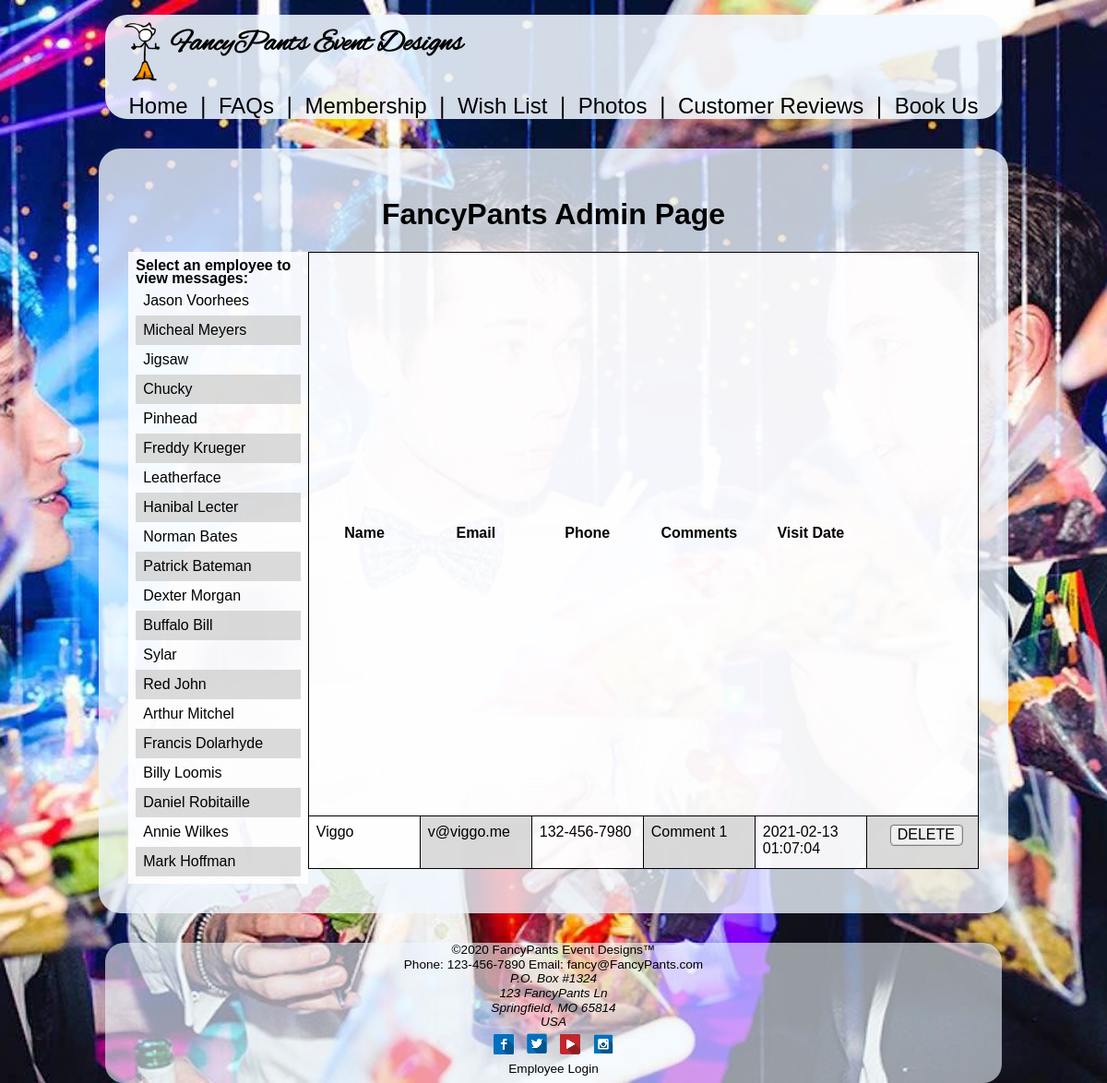
Screenshot of /pages/admin.php with the database file from the repository.
### tables this page shows
CREATE TABLE IF NOT EXISTS fancyPantsEmp (
	empID				INT				NOT NULL		PRIMARY KEY AUTO_INCREMENT,
    empName				VARCHAR(45)		NOT NULL
);

CREATE TABLE IF NOT EXISTS bookUs (
	refID				INT				NOT NULL		PRIMARY KEY AUTO_INCREMENT,
	name				VARCHAR(75)		NOT NULL,
	email				VARCHAR(75)		NOT NULL,
	phone				VARCHAR(75)		NOT NULL,
	comments			VARCHAR(500),
	visitDate			DATETIME		NOT NULL,
	empID				INT				NOT NULL
);

### model/admin_db.php (called while the page is built, shortened)
<?php
function listEmp () {
    $db = Database::getDB();
    $query = 'SELECT * FROM fancypantsemp ORDER BY empID;';
    $statement = $db->prepare($query);
    $statement->execute();
    $employees = $statement;
    return $employees;
}
function listComments ($emp_id) {
    $db = Database::getDB();
    $query2 = 'SELECT * FROM bookus WHERE bookus.empID = :empID ORDER BY visitDate;';
    $statement2 = $db->prepare($query2);
    $statement2->bindValue(':empID', $emp_id);
    $statement2->execute();
    $visitors = $statement2;
    return $visitors;
}
?>

### pages/admin.php (the view, shortened to what this page needs)
<?php
$action = filter_input(INPUT_POST, 'action');
if ($action == NULL) {
    $action = 'list-comments';
}
if ($action == 'list-comments') {
    $emp_id = filter_input(INPUT_GET, 'employee_id', FILTER_VALIDATE_INT);
    if ($emp_id == NULL || $emp_id == FALSE) {
        $emp_id = 1;
    }
    require_once('../model/admin_db.php');
    $employees = listEmp();
    $visitors = listComments($emp_id);
} else if ($action == 'delete-comments') {
    $visitor_id = filter_input(INPUT_POST, 'visitor_id', FILTER_VALIDATE_INT);
    require_once('../model/database.php');
    require_once('../model/admin_db.php');
    deleteComment($visitor_id);
    header("location: admin.php");
}
?>
<!DOCTYPE html>
<html lang="en" id="bookUs_page" class="html_back_img">
    <head>
        <link rel="stylesheet" href="../styles/normalize.css">
        <link rel="stylesheet" href="../styles/style.css">
        <link rel="stylesheet" href="../styles/admin.css">
    </head>
    <body>
        <div class="content">
            <header>
                <div><a href="home.html"><img src="../images/fancyPants.png" alt="FancyPants logo" height="64px" id="header_logo"><h1 id="headerH1">FancyPants Event Designs</h1></a></div>
                <div id="nav_items"><a href="home.html"> Home </a>&#x2758;<a href="faq.html"> FAQs </a>&#x2758;<a href="contact.html"> Membership </a>&#x2758;<a href="wishList.html"> Wish List </a>&#x2758;<a href="photos.html"> Photos </a>&#x2758;<a href="reviews.html"> Customer Reviews </a></a>&#x2758;<a href="bookUs.html"> Book Us</a>
                </div>
            </header>
            <main>
                <section id="admin" class="main">
                    <h1>FancyPants Admin Page</h1>
                    <div class="admin-content">
                        <aside class="admin-aside">
                            <h4>Select an employee to view messages:</h4>
                            <ul class="emp-list">
                                <?php foreach ($employees as $employee) : ?>
                                <li>
                                    <a href="?employee_id=<?php echo $employee['empID'] ?>"><?php echo $employee['empName'] ?></a>
                                </li>
                                <?php endforeach; ?>
                            </ul>
                        </aside>
                        <table class="admin-messages">
                            <tr>
                                <th>Name</th>
                                <th>Email</th>
                                <th>Phone</th>
                                <th>Comments</th>
                                <th>Visit Date</th>
                                <th>&nbsp;</th>
                            </tr>
                            <?php foreach ($visitors as $visitor) : ?>
                                <tr>
                                    <td><?php echo $visitor['name']; ?></td>
                                    <td><?php echo $visitor['email']; ?></td>
                                    <td><?php echo $visitor['phone']; ?></td>
                                    <td><?php echo $visitor['comments']; ?></td>
                                    <td><?php echo $visitor['visitDate']; ?></td>
                                    <td>
                                        <form action="admin.php" method="POST">
                                            <input type="submit" value="DELETE" class="admin-message-delete-btn">
                                        </form>
                                    </td>
                                </tr>
                            <?php endforeach; ?>
                        </table>
                    </div>
                </section>
            </main>
        </div>
        <footer>
            <p>&#169;2020 FancyPants Event Designs&#8482;</p>
            <p>Phone: <a href="tel:123-456-7890">123-456-7890</a> Email: <a href="mailto:fancy@FancyPants.com">fancy@FancyPants.com</a></p>
            <p><address>P.O. Box #1324<br>123 FancyPants Ln<br>Springfield, MO 65814<br>USA</address></p>
            <p><a href="https://www.facebook.com/" target="blank"><img src="../images/fb.png" alt="facebook"></a>
                <a href="https://twitter.com/" target="blank"><img src="../images/tw.png" alt="twitter"></a>
                <a href="https://www.youtube.com/" target="blank"><img src="../images/yt.png" alt="youtube"></a>
                <a href="https://www.instagram.com/" target="blank"><img src="../images/ig.png" alt="instagram"></a></p>
                <p><a href="login.html">Employee Login</a></p>
        </footer>
    </body>
</html>

### styles/style.css (style rules this page uses)
#bookUs_page { background-image: url(../images/bookUs.jpg); }
.html_back_img { background-position: center; background-size: cover; background-repeat: no-repeat; background-attachment: fixed; width: 100%; }
* { margin: 0; text-decoration: none; }
html { background-color: black; background-repeat: no-repeat; height: 100%; }
body { height: 100%; display: flex; flex-direction: column; font-family: alex_brushregular, Geneva, Tahoma, sans-serif; }
.content { flex: 1 0 auto; }
header { width: 95%; margin-top: 0.5em; margin-left: auto; margin-right: auto; border-radius: 1.5em; text-align: center; color: #000000; background-color: rgba(240, 248, 255, 0.877); }
#header_logo { height: 128px; }
#headerH1 { margin-top: auto; }
#nav_items { font-family: Verdana, Geneva, Tahoma, sans-serif; font-size: 1.5em; }
.main { width: 95%; margin: 2em auto; background-color: rgba(240, 248, 255, 0.788); border-radius: 1.5em; font-family: Verdana, Geneva, Tahoma, sans-serif; padding: 2em; }
h1, h2, h3 { text-align: center; }
form { text-align: center; color: #000000; }
input, button { display: block; width: 11em; margin: 0 auto; border: 2px ridge lightgray; border-radius: 5px; }
table { border-collapse: collapse; border: 1px solid black; margin: 0 auto 1em; }
td { width: 3em; height: 3em; vertical-align: top; padding: 0.5 0 0 0.5; border: 1px solid black; }
a { color: #000000; }
footer { width: 95%; flex-shrink: 0; margin-left: auto; margin-right: auto; text-align: center; padding-bottom: 7px; border-radius: 1.5em; font-family: Verdana, Geneva, Tahoma, sans-serif; font-size: 0.85em; color: #000000; background-color: rgba(240, 248, 255, 0.603); }
@media screen and (min-width: 1024px) { body { max-width: 1024px; margin: 0 auto; } }
@media screen and (min-width: 1024px) { #header_logo { display: block; height: 64px; float: left; margin: 0.5em 0 0 0.5em; } }
@media screen and (min-width: 1024px) { #headerH1 { display: flex; line-height: 64px; margin-top: 0.5em; } }
@media screen and (min-width: 1024px) { .main { width: 65%; } }
@media screen and (min-width: 1024px) { input { width: 60%; } }

### styles/admin.css (style rules this page uses)
section#admin { width: 90%; margin: inherit auto; }
.admin-content { display: flex; }
aside.admin-aside { background: rgba(255, 255, 255, 0.842); line-height: 0.9em; padding: 0.5em; }
aside.admin-aside li { line-height: 2em; padding-left: 0.5em; }
aside.admin-aside li:nth-child(even) { background: rgba(211, 211, 211, 0.842); }
table.admin-messages { background: rgba(255, 255, 255, 0.842); width: 79%; }
.admin-message-delete-btn { width: 5em; }
td { min-width: 7em; padding: 0.5em 0 0 0.5em; }
td:nth-child(even) { background: rgba(211, 211, 211, 0.842); }
a { text-decoration: none; }
ul { list-style-type: none; padding: 0; }

### rows the page displays
fancypantsemp: empName "Jason Voorhees"
fancypantsemp: empName "Micheal Meyers"
fancypantsemp: empName "Jigsaw"
fancypantsemp: empName "Chucky"
fancypantsemp: empName "Pinhead"
fancypantsemp: empName "Freddy Krueger"
fancypantsemp: empName "Leatherface"
fancypantsemp: empName "Hanibal Lecter"
fancypantsemp: empName "Norman Bates"
fancypantsemp: empName "Patrick Bateman"
fancypantsemp: empName "Dexter Morgan"
fancypantsemp: empName "Buffalo Bill"
fancypantsemp: empName "Sylar"
fancypantsemp: empName "Red John"
fancypantsemp: empName "Arthur Mitchel"
fancypantsemp: empName "Francis Dolarhyde"
fancypantsemp: empName "Billy Loomis"
fancypantsemp: empName "Daniel Robitaille"
fancypantsemp: empName "Annie Wilkes"
fancypantsemp: empName "Mark Hoffman"
bookus: name "Viggo", email "v@viggo.me", phone "132-456-7980", comments "Comment 1", visitDate "2021-02-13 01:07:04"
